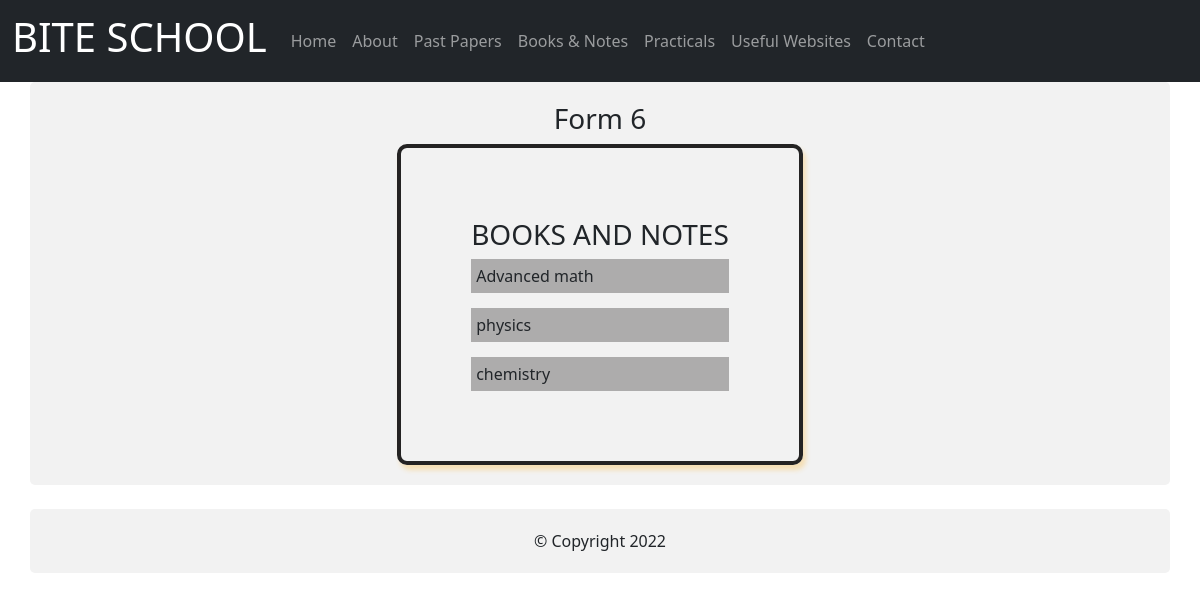
The app's page /book1/, older data.
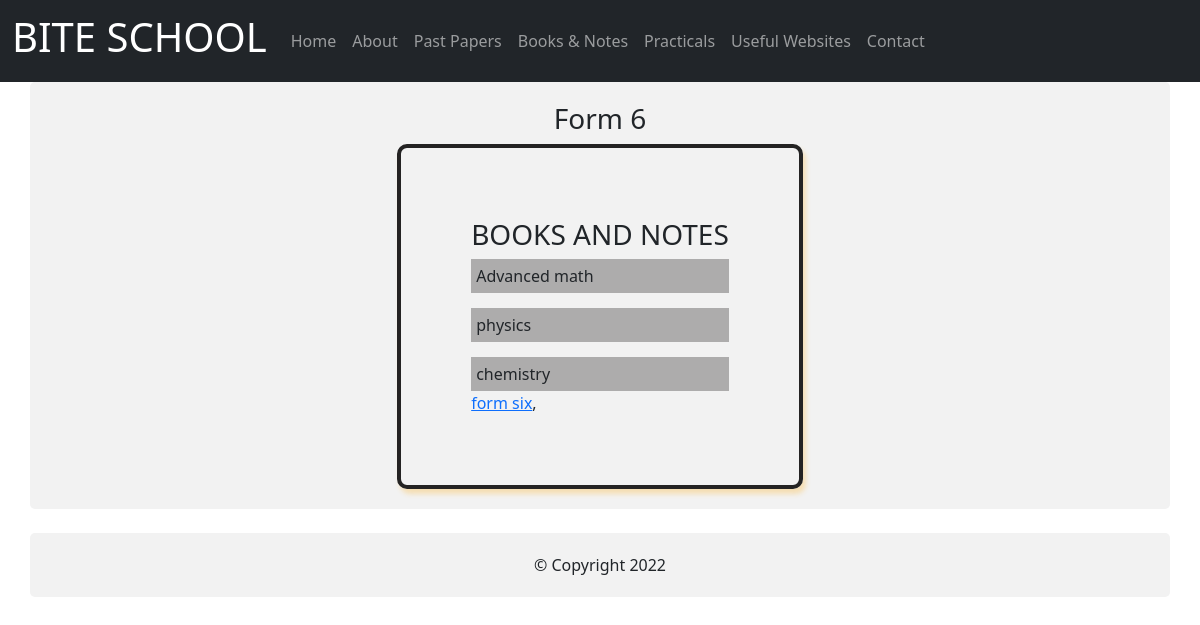
The same page, newer data.
### Files/models.py (models this page shows, shortened)
class Advanced_math6(models.Model):
    adminupload = models.FileField(upload_to='media')
    Name_of_the_book = models.CharField(max_length=20)

### Files/views.py (the view)
# urls.py: path('book1/' ,views.book1page, name='book1_return'),
def book1page(request):
    context2 = { "File1":Chemistry_form6.objects.all(),
                 "File2":physics_form6.objects.all(),
                 "File3":Advanced_math6.objects.all(),
              }
    return render(request ,'Files/book1.html', context2)

### Files/templates/Files/book1.html (shortened to what this page needs)
{% extends 'Files/base.html' %}
{% block content %}
    <section id="book" class="container mb-4">
        <h3>Form 6</h3>
        <div id="BOOK">
            <h3>BOOKS AND NOTES</h3>
            <div class="advancedmath">
                <div id="title">Advanced math</div>
        </div>
            <div class="Physics">
                <div id="title2">physics</div>
            </div>
            <div class="Chemistry">
                <div id="title3">chemistry</div>
                {% for post in File3 %}
                  <a href="{{post.adminupload.url}}">{{post.Name_of_the_book}}</a>, <br>
                {% endfor %}
            </div>
        </div>
    </section>
    <center>
    <p class="p2 container">&copy; Copyright {%now "Y" %}</p>
     </center>
{% endblock content %}

Row changes from the older to the newer data that the page shows:
added Advanced_math6: Name_of_the_book "form six"
